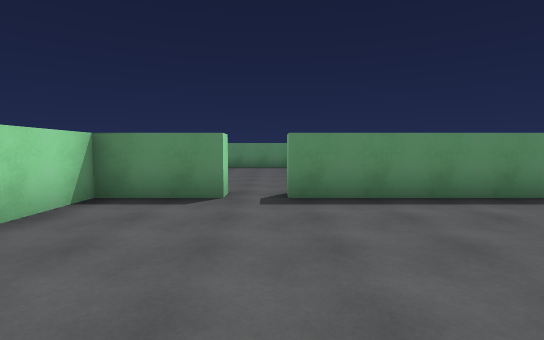
[1] (above)

24 first-person views from a walk through a 3-D level made in the Unity game engine. The camera is 1.5 m above the floor, tilts 4° down and sees 85° across. The floor is counted in squares, 2 m on a side. Each view is taken from the middle of a square. On the plan, view 1 faces up. The plan holds only what a view shows up to about 10 squares ahead; the rest is blank. The player character is not drawn. Door leaves are left out, so doorways stand open. Surface patterns are stand-ins for the level's own textures.

[2]
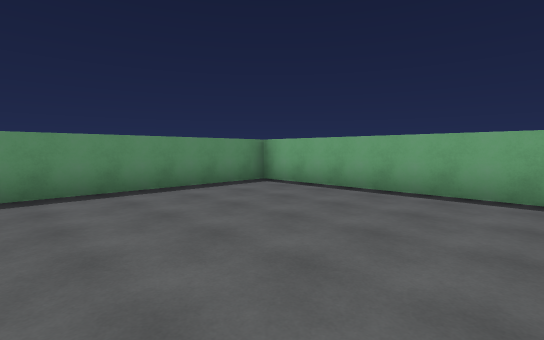

[3]
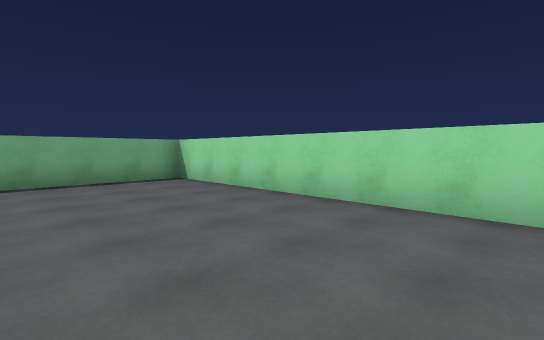

[4]
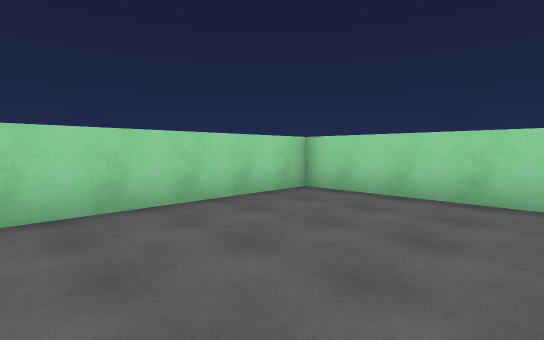

[5]
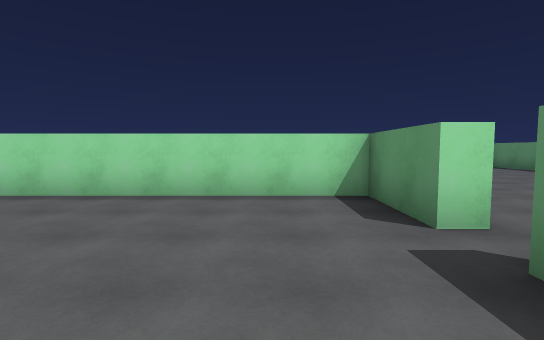

[6]
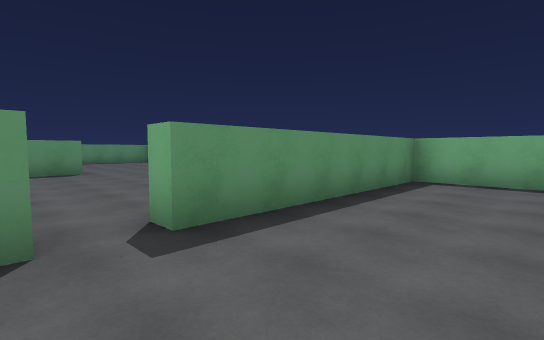

[7]
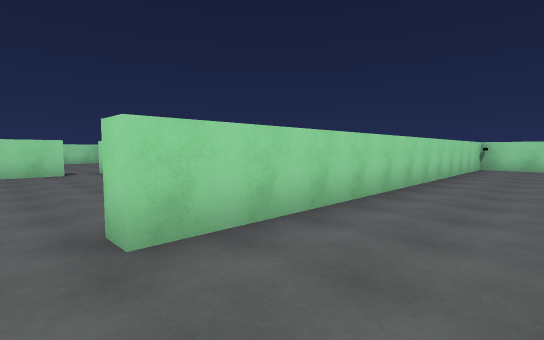

[8]
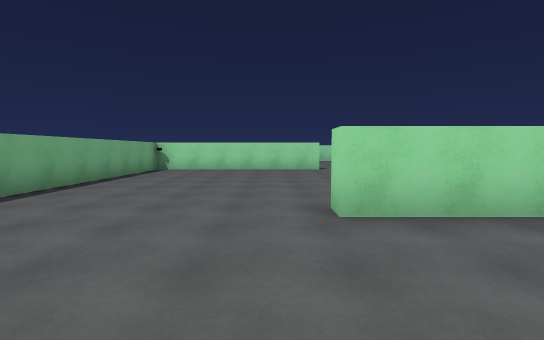

[9]
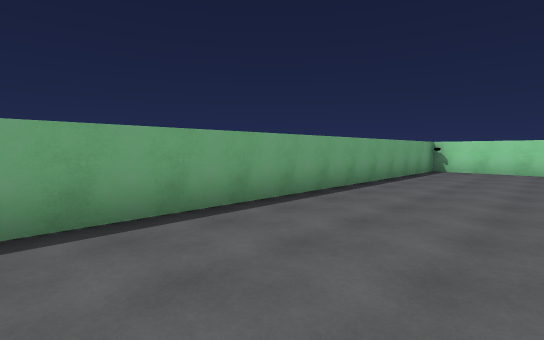

[10]
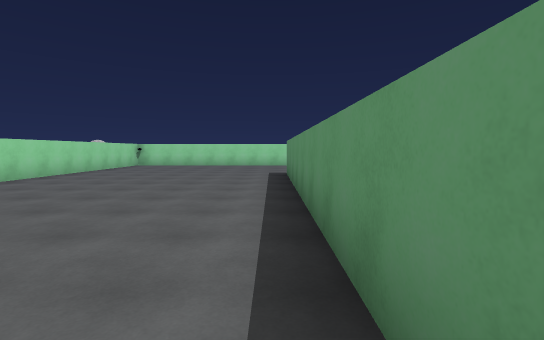

[11]
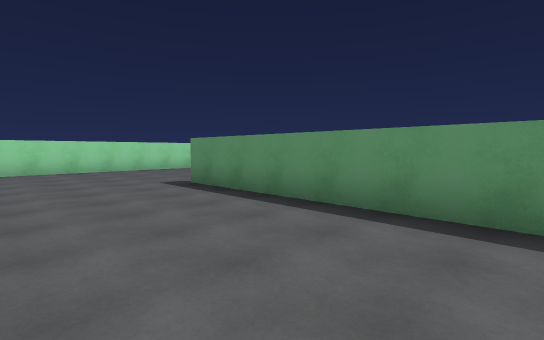

[12]
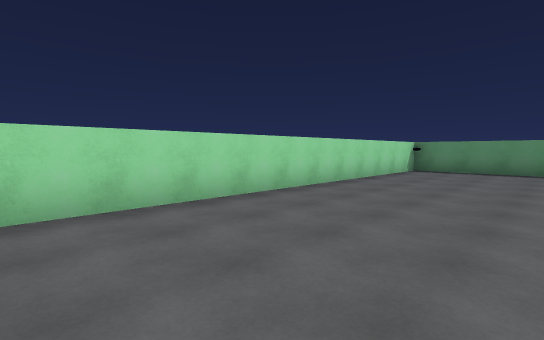

[13]
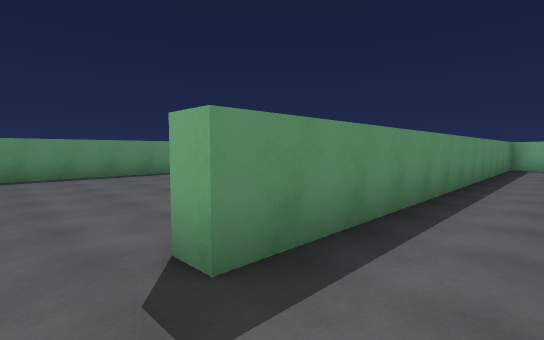

[14]
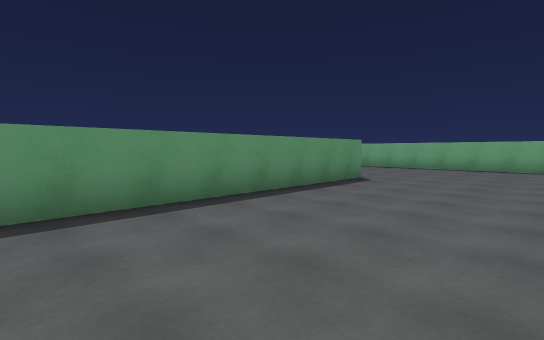

[15]
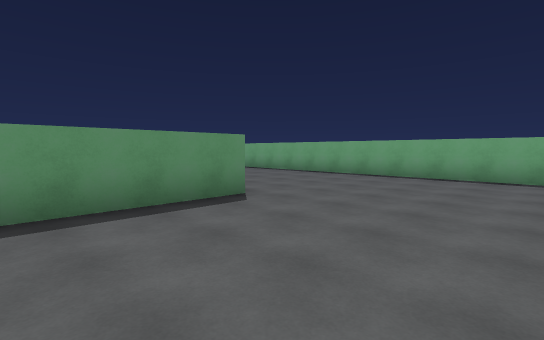

[16]
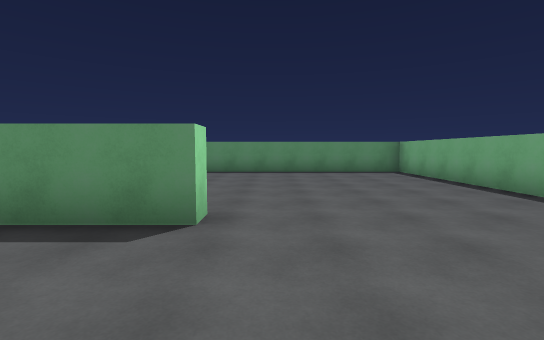

[17]
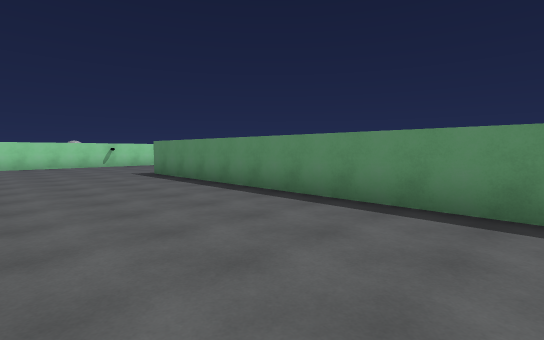

[18]
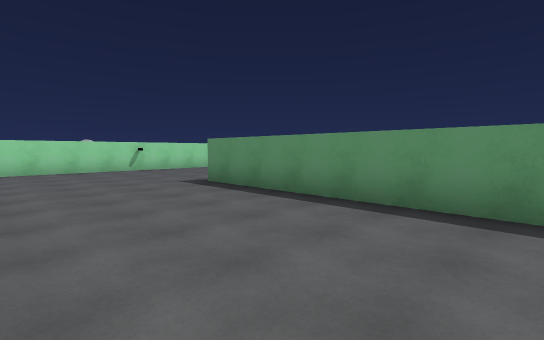

[19]
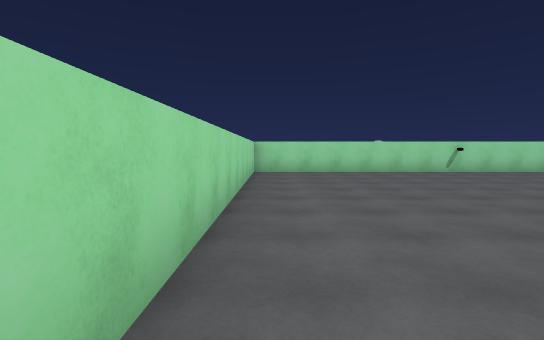

[20]
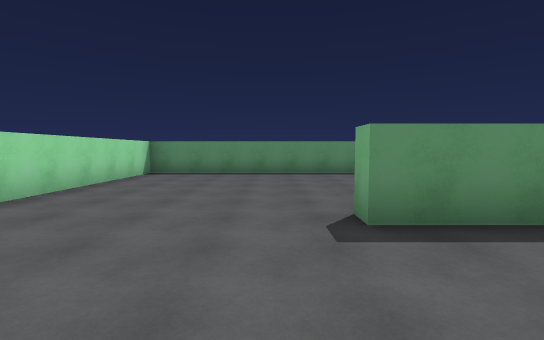

[21]
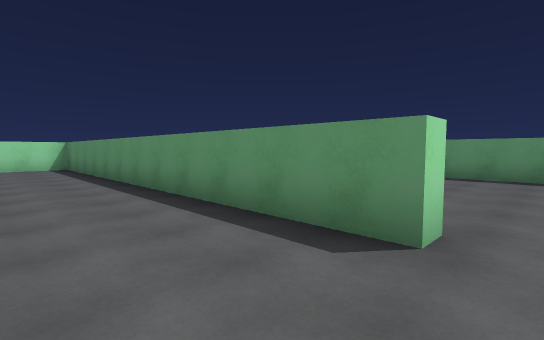

[22]
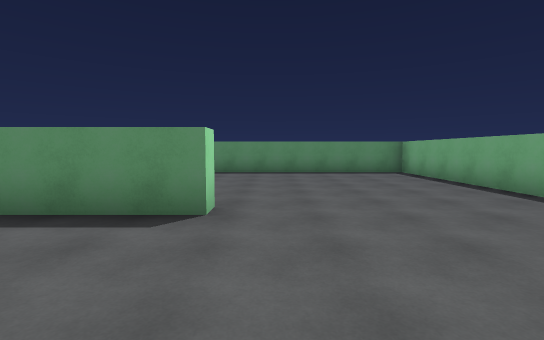

[23]
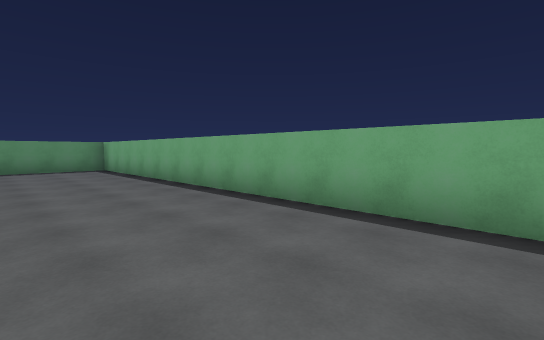

[24]
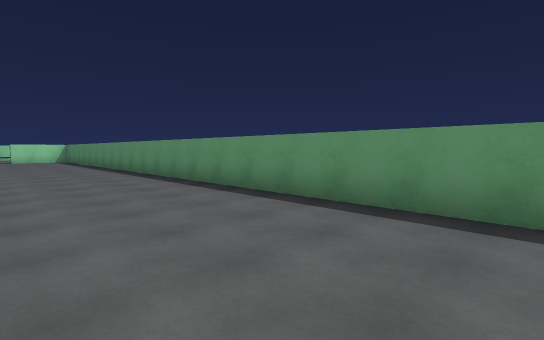

### Floor plan
Points are (right, up) in squares from view 1. A wall is a line through its corners. A room is listed if a view was taken in it or the views show most of it. See-through windows are left out.
Room 1 (views 1, 2, 3, 4, 5, 6)
walls: (-0.7, 4.5) (-2.8, 4.5) (-2.8, -2.8) (6.3, -2.8) (6.3, 4.2); (5.5, 4.5) (0.3, 4.5)
ways out: open door at (-0.5, 5) to room 2
Room 2 (views 7, 8, 9, 10, 11, 12, 13, 14, 15, 16, 17, 18, 19, 20, 21, 22, 23, 24)
walls: (-10.8, 26.4) (-10.8, 16.1); (-10.1, 27.4) (-1.6, 27.4); (1.3, 27.5) (1.3, 26.9) (-10.4, 26.9); (-10.8, 14.5) (-10.8, 13.6); (-10, 12.8) (1.3, 12.8) (1.3, 12.2) (0, 12.2); (5.4, 19.5) (-6, 19.5) (-6, 20); (6.3, 23.2) (6.3, 33.9) (-6, 33.9) (-6, 34.5); (6.3, 18.5) (6.3, 19); (6.3, 35.1) (6.3, 46.7) (-7.5, 46.7); (0.3, 5) (1.6, 5); (3.4, 5) (5.5, 5); (6.3, 5.9) (6.3, 15.9); (1.3, 40.9) (1.3, 40.4) (-10.8, 40.4) (-10.8, 27.5)
ways out: open door at (-0.5, 5) to room 1

Where each view was taken, in squares from view 1:
view 1: 0 up, 0 right, facing up
view 2: 1 down, 1 right, facing up-right
view 3: 1 up, 1 left, facing down-right
view 4: 1 up, 2 right, facing down-left
view 5: 3 up, 2 right, facing left
view 6: 2 up, 1 left, facing up-right
view 7: 15 up, 2 right, facing down-left
view 8: 16 up, 2 right, facing down
view 9: 16 up, 3 right, facing down-right
view 10: 19 up, 3 right, facing left
view 11: 16 up, 0 right, facing up-left
view 12: 16 up, 7 left, facing up-left
view 13: 18 up, 7 left, facing up-right
view 14: 23 up, 6 left, facing up-right
view 15: 23 up, 2 left, facing up-right
view 16: 24 up, 2 right, facing up
view 17: 30 up, 3 right, facing up-left
view 18: 30 up, 0 right, facing up-left
view 19: 28 up, 1 left, facing left
view 20: 31 up, 7 left, facing up
view 21: 38 up, 2 right, facing up-left
view 22: 37 up, 2 right, facing up
view 23: 35 up, 3 right, facing up-right
view 24: 43 up, 3 right, facing up-left
